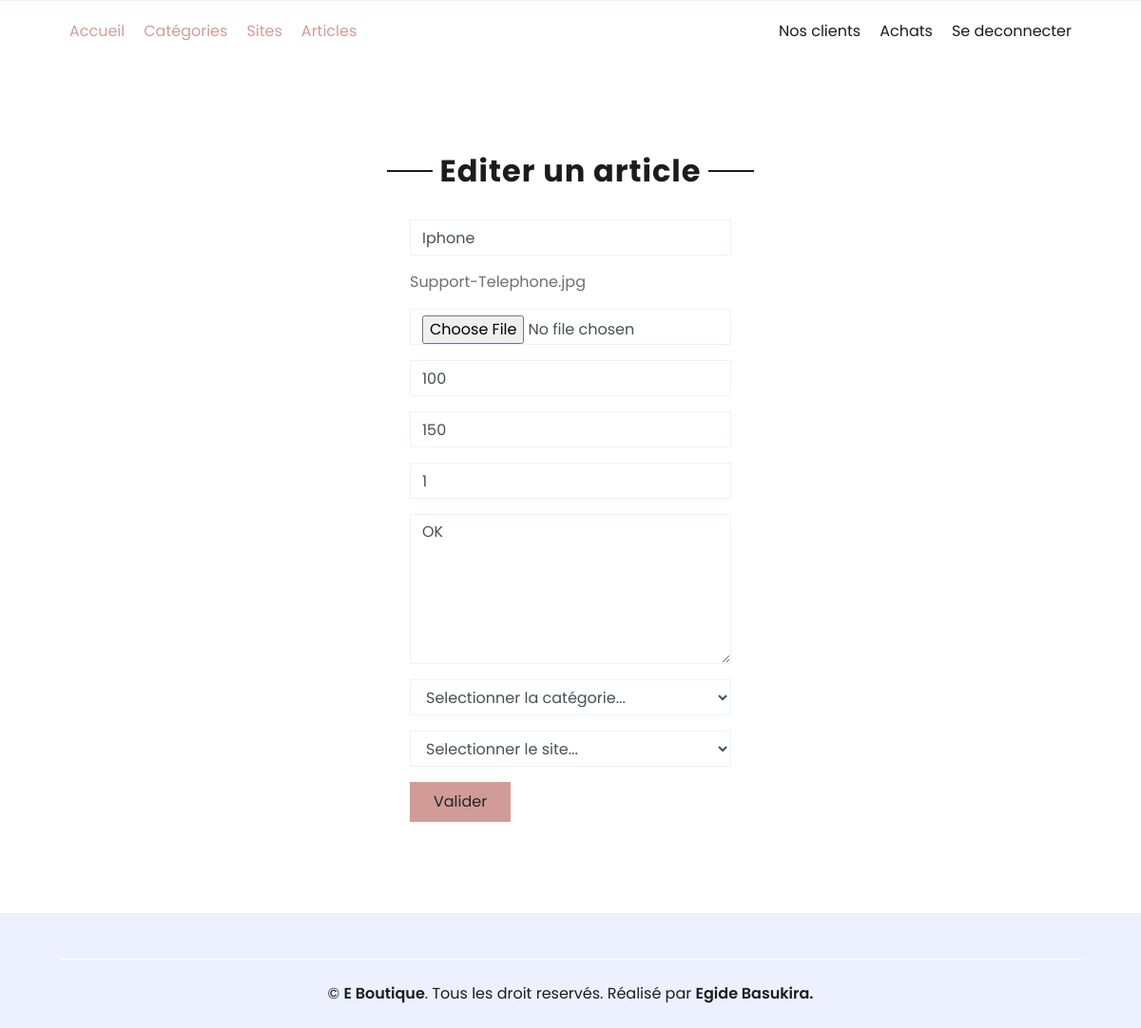
Screenshot of /articleEdit.php?id=2 with the database file from the repository.
### tables this page shows
CREATE TABLE `article` (
  `id` int(11) NOT NULL,
  `designation` text NOT NULL,
  `image` text NOT NULL,
  `prix` float NOT NULL,
  `prixB` float NOT NULL,
  `stock` float NOT NULL,
  `description` text NOT NULL,
  `categorie` int(11) NOT NULL,
  `site` int(11) NOT NULL
);

### actions/selectArticle.php (called while the page is built)
<?php
$articles=$db->query("SELECT `article`.`id`, `article`.`designation`, `article`.`image`, `article`.`prix`, `article`.`prixB`, `article`.`stock`, `article`.`description`, `article`.`categorie`, `article`.`site`,categorie.categorie,site.nom FROM `article`,categorie,site WHERE categorie.id=article.categorie AND site.id=article.site AND article.id=$id");
$article = $articles->fetch();
?>

### articleEdit.php (the view, shortened to what this page needs)
<?php
require_once "includes/config.php";
$id = $_GET['id'];
require_once "actions/selectArticle.php";
?>
<!DOCTYPE html>
<html lang="en">
<head>
    <link href="https://cdnjs.cloudflare.com/ajax/libs/font-awesome/5.10.0/css/all.min.css" rel="stylesheet">
    <link href="lib/owlcarousel/assets/owl.carousel.min.css" rel="stylesheet">
    <link href="css/style.css" rel="stylesheet">
</head>
<body>
    <?php
     include 'includes/navbarA.php';
    ?>
    <div class="container-fluid pt-5">
        <div class="text-center mb-4">
            <h2 class="section-title px-5"><span class="px-2">Editer un article</span></h2>
        </div>
        <div class="row px-xl-5">
        <div class="col-md-4"></div>
        <div class="col-md-4 mb-5">
        <form method="post" enctype="multipart/form-data"  >
                        <div class="control-group">
                            <input value="<?=$article[1]?>" name="designation" type="text" class="form-control" id="name" placeholder="Désignation"
                                required="required" data-validation-required-message="Entrer la désignation!" />
                        </div>
                        <div class="control-group">
                            <p name="img"><?=$article[2]?></p>
                            <input name="txt_file" type="file" class="form-control" id="name"
                                required="required" data-validation-required-message="Choisir un fichier!" />
                        </div>
                        <div class="control-group">
                            <input value="<?=$article[3]?>" name="prix" type="text" class="form-control" id="name" placeholder="Prix"
                                required="required" data-validation-required-message="Entrer le prix!" />
                        </div>
                        <div class="control-group">
                            <input value="<?=$article[4]?>" name="prixB" type="text" class="form-control" id="name" placeholder="Prix barré"
                                required="required" data-validation-required-message="Entrer le prix barré!" />
                        </div>
                        <div class="control-group">
                            <input value="<?=$article[5]?>" name="stock" type="text" class="form-control" id="name" placeholder="stock disponible"
                                required="required" data-validation-required-message="Entrer le stock disponible!" />
                        </div>
                        <div class="control-group">
                            <textarea name="description" class="form-control" rows="6" id="message" placeholder="Description"
                                required="required"
                                data-validation-required-message="Entrer une description!"><?=$article[6]?></textarea>
                        </div>
                        <div class="control-group">
                            <select name="categorie" id="" class="form-control">
                                <option selected disabled>Selectionner la catégorie...</option>
                            </select>
                        </div>
                        <div class="control-group">
                            <select name="site" id="" class="form-control" required>
                                <option selected disabled>Selectionner le site...</option>
                            </select>
                        </div>
                        <div>
                            <button name="submit" class="btn btn-primary py-2 px-4" type="submit" id="sendMessageButton">
                                Valider
                            </button>
                        </div>
                    </form>
        </div>
        <div class="col-md-4"></div>
        </div>
    </div>
    <?php
    include 'includes/footerA.php';
    ?>
</body>
</html>

### rows the page displays
article: designation "Iphone", image "Support-Telephone.jpg", prix "100", prixB "150", stock "1", description "OK"
